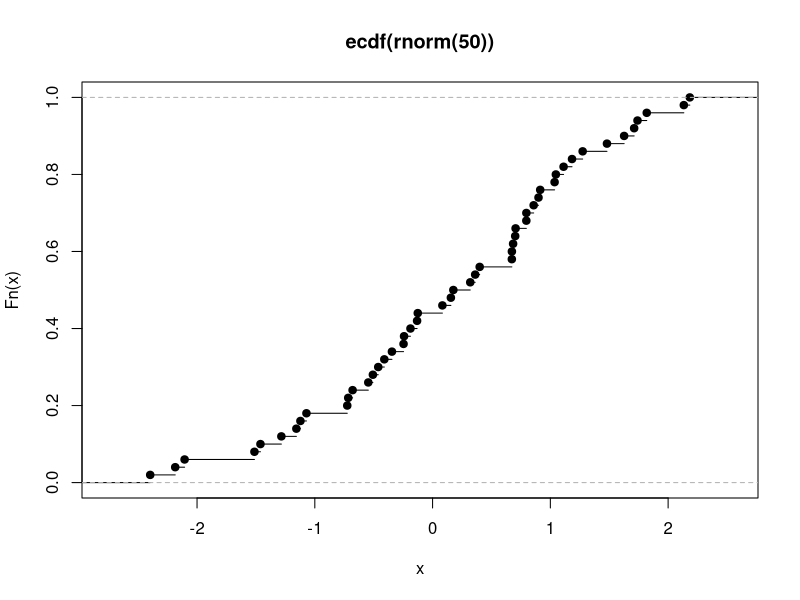

Reproduce this figure in R.
## ---- chunk 1
an_environment <- new.env()
## ---- chunk 2
an_environment[["pythag"]] <- c(12, 15, 20, 21) #See http://oeis.org/A156683
an_environment$root <- polyroot(c(6, -5, 1))
## ---- chunk 3
assign(
"moonday",
weekdays(as.Date("1966/05/01")),
an_environment
)
## ---- chunk 4
ls(envir = an_environment)
ls.str(envir = an_environment)
## ---- chunk 5
exists("pythag", an_environment)
## ---- chunk 6
#Convert to list
(a_list <- as.list(an_environment))
as.environment(a_list)
list2env(a_list)
## ---- chunk 7
nested_environment <- new.env(parent = an_environment)
exists("pythag", nested_environment)
exists("pythag", nested_environment, inherits = FALSE)
## ---- chunk 8
non_stormers <<- c(3, 7, 8, 13, 17, 18, 21) #See http://oeis.org/A002312
get("non_stormers", envir = globalenv())
head(ls(envir = baseenv()), 20)
## ---- chunk 9
rt
## ---- chunk 10
stats_env <- new.env()
t_dist <- rt(200,1)
assign(
"t-dist-ex",
t_dist,
stats_env
)
## ---- chunk 11
options(scipen=999)
hypotenuse <- function(x, y){
  # format(sqrt(x ^ 2 + y ^ 2), scientific = FALSE)
  sqrt(x ^ 2 + y ^ 2)
}
hypotenuse(10,20)
## ---- chunk 12
hypo_large <- function(x,y){
  max_xy = max(abs(x),abs(y))
  min_xy = min(abs(x),abs(y))
  r = min_xy / max_xy
  # format(max_xy * sqrt(1+r^2),scientific = FALSE)
  max_xy * sqrt(1+r^2)
}
hypo_large(10,20)
## ---- chunk 13
start_time <- Sys.time()
system.time({hypotenuse(12839081902859018902809189658908690849062830946802934860928309468902384068,1923091029309120390192309851894534534534537898643120591)})
hypotenuse(12839081902859018902809189658908690849062830946802934860928309468902384068,1923091029309120390192309851894534534534537898643120591)
end_time <- Sys.time()

end_time - start_time
## ---- chunk 14
start_time <- Sys.time()
system.time({hypo_large(12839081902859018902809189658908690849062830946802934860928309468902384068,1923091029309120390192309851894534534534537898643120591)})
hypotenuse(12839081902859018902809189658908690849062830946802934860928309468902384068,1923091029309120390192309851894534534534537898643120591)
end_time <- Sys.time()

end_time - start_time
## ---- chunk 15
normalize <- function(x, m = mean(x), s = sd(x)){
  (x - m) / s
} 
normalized <- normalize(c(1, 3, 6, 10, 15))
mean(normalized) #almost 0!
sd(normalized)
## ---- chunk 16
normalize(c(1, 3, 6, 10, NA))
## ---- chunk 17
normalize <- function(x, m = mean(x, na.rm = na.rm),
s = sd(x, na.rm = na.rm), na.rm = FALSE){
  (x - m) / s
}
normalize(c(1, 3, 6, 10, NA))
normalize(c(1, 3, 6, 10, NA), na.rm = TRUE)
## ---- chunk 18
normalize <- function(x, m = mean(x, ...), s = sd(x, ...), ...){
  (x - m) / s
}
normalize(c(1, 3, 6, 10, NA))
normalize(c(1, 3, 6, 10, NA), na.rm = TRUE)
## ---- chunk 19
do.call(hypotenuse, list(x = 3, y = 4)) # This is the same as hypotenuse(3,4)
## ---- chunk 20
dfr1 <- data.frame(x = 1:5, y = rt(5, 1))
dfr2 <- data.frame(x = 6:10, y = rf(5, 1, 1))
dfr3 <- data.frame(x = 11:15, y = rbeta(5, 1, 1))
do.call(rbind, list(dfr1, dfr2, dfr3)) #same as rbind(dfr1, dfr2, dfr3)
## ---- chunk 21
x_plus_y <- function(x, y) x + y
do.call(x_plus_y, list(1:5, 5:1))
#is the same as
do.call(function(x, y) x + y, list(1:5, 5:1))
## ---- chunk 22
(emp_cum_dist_fn <- ecdf(rnorm(50)))
is.function(emp_cum_dist_fn)
plot(emp_cum_dist_fn)
## ---- chunk 23
f <- function(x)
{
  y <- 1
  g <- function(x)
  {
    (x + y) / 2 #y is used, but is not a formal argument of g
  }
  g(x)
}
f(sqrt(5)) #It works! y is magically found in the environment of f
## ---- chunk 24
y <- 19

h2 <- function(x)
{
  if(runif(1) > 0.5) y <- 12
  x * y
}

replicate(10, h2(9))
